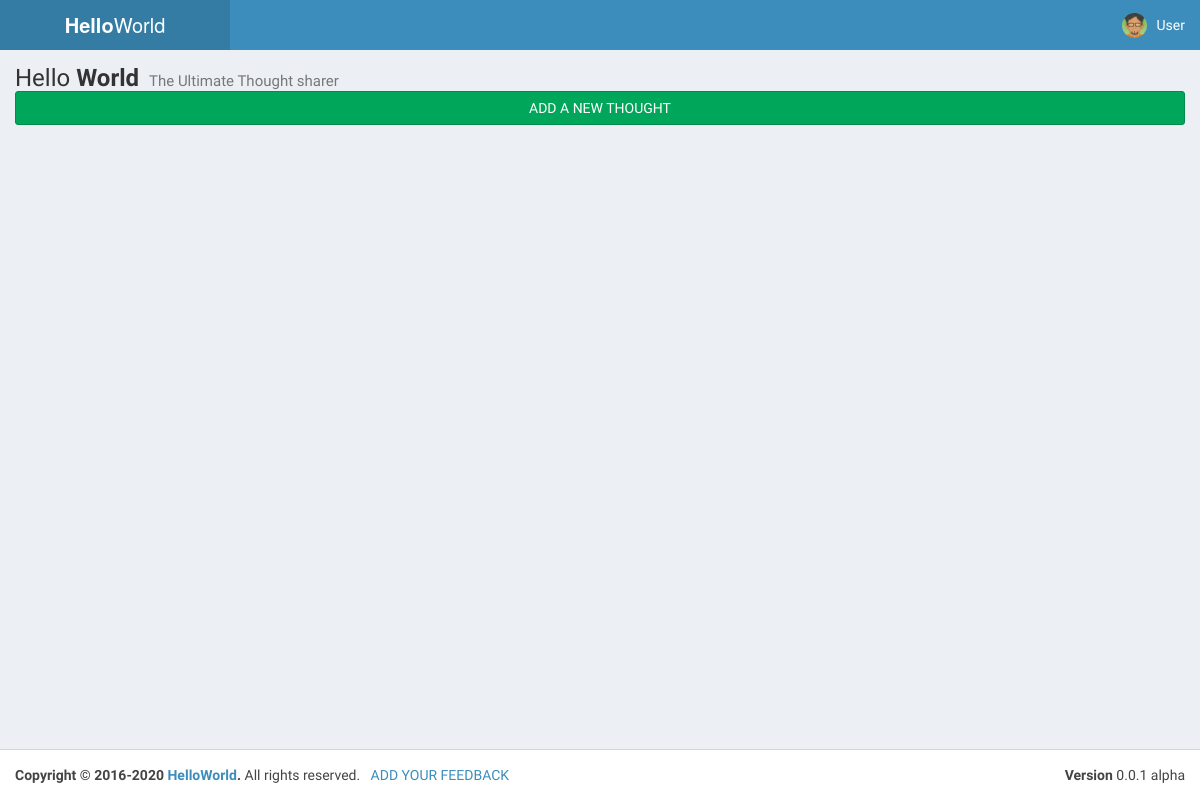
The app's page / (signed in), older data.
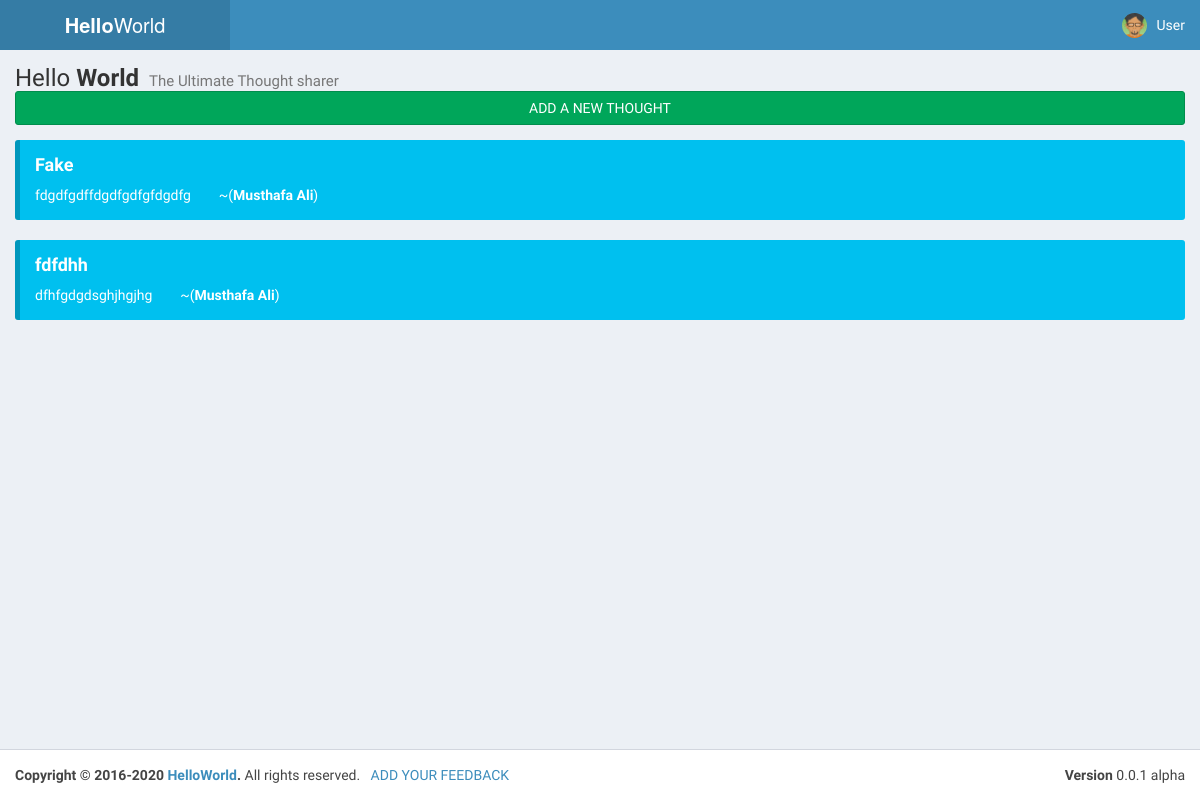
The same page, newer data.
### tables this page shows
CREATE TABLE `thoughts` (
  `id` int(11) NOT NULL,
  `heading` varchar(45) NOT NULL,
  `text` text NOT NULL,
  KEY `fk_thoughts_1_idx` (`id`),
  CONSTRAINT `fk_thoughts_1` FOREIGN KEY (`id`) REFERENCES `registration` (`id`) ON DELETE NO ACTION ON UPDATE NO ACTION
);

CREATE TABLE `registration` (
  `id` int(11) NOT NULL AUTO_INCREMENT,
  `name` varchar(45) NOT NULL,
  `email` varchar(150) DEFAULT NULL,
  PRIMARY KEY (`id`),
  UNIQUE KEY `email_UNIQUE` (`email`)
);

### index.php (the view, shortened to what this page needs)
<?php
    $name = $_SESSION["name"];
    ?>
<!DOCTYPE html>
<html>
<head>
  <link rel="stylesheet" href="bootstrap/css/bootstrap.min.css">
  <link rel="stylesheet" href="https://cdnjs.cloudflare.com/ajax/libs/font-awesome/4.5.0/css/font-awesome.min.css">
  <link rel="stylesheet" href="https://cdnjs.cloudflare.com/ajax/libs/ionicons/2.0.1/css/ionicons.min.css">
  <link rel="stylesheet" href="dist/css/AdminLTE.min.css">
  <link rel="stylesheet" href="dist/css/skins/_all-skins.min.css">
</head>
<body class="hold-transition skin-blue layout-boxed sidebar-collapse">
<div class="wrapper">
  <header class="main-header">
    <a href="index2.html" class="logo">
      <span class="logo-lg"><b>Hello</b>World</span>
    </a>
    <nav class="navbar navbar-static-top">
      <div class="navbar-custom-menu">
        <ul class="nav navbar-nav">
          <li class="dropdown messages-menu">
          <li class="dropdown user user-menu">
            <a href="#" class="dropdown-toggle" data-toggle="dropdown">
              <img src="dist/img/avatar04.png" class="user-image" alt="User Image">
              <span class="hidden-xs"><?php echo $name; ?></span>
            </a>
          </li>
        </ul>
      </div>
    </nav>
  </header>
  <div class="content-wrapper">
    <section class="content-header">
      <h1>
          Hello <b>World</b>
        <small>The Ultimate Thought sharer</small>
      </h1>
      <a href="index2.php" class="btn btn-block btn-success">ADD A NEW THOUGHT</a>
    </section>
     <section class="content">
        <?php
            require 'connect.php';
            $sql = "SELECT thoughts.heading,thoughts.`text`,registration.`name` FROM foss_lab.thoughts INNER JOIN registration ON thoughts.id = registration.id ";
            $result = mysqli_query($conn, $sql);
            if (mysqli_num_rows($result) > 0) {
                while($row = mysqli_fetch_assoc($result)) {
                    echo '<div class="callout callout-info">';
                    echo '<h4>'.$row['heading'].'</h4>';
                    echo '<p>'.$row['text']; echo '&nbsp;&nbsp;&nbsp;&nbsp;&nbsp;&nbsp;&nbsp;&nbsp;~(<b>'.$row['name'].'</b>)</p></div>';
                }
            }
        ?>
    </section>
  </div>
  <footer class="main-footer">
    <div class="pull-right hidden-xs">
      <b>Version</b> 0.0.1 alpha
    </div>
    <strong>Copyright © 2016-2020 <a href="www.github.com/codali">HelloWorld</a>.</strong> All rights
    reserved.&nbsp;&nbsp;&nbsp;<a href="feed.php">ADD YOUR FEEDBACK</a>
  </footer>
</div>
</body>
</html>

Row changes from the older to the newer data that the page shows:
added thoughts: heading "Fake", text "fdgdfgdffdgdfgdfgfdgdfg", id.name "Musthafa Ali"
added thoughts: heading "fdfdhh", text "dfhfgdgdsghjhgjhg", id.name "Musthafa Ali"
